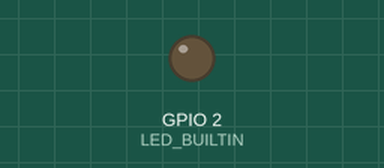
Bench run of a sketch on a simulated ESP8266 (NodeMCU). On the bench: output pins drawn as LEDs (lit = HIGH, except the on-board LED, lit = LOW). Storage starts empty; what the sketch prints to the serial monitor is not drawn.

Above: at 0.1 s.
At 5.1 s:
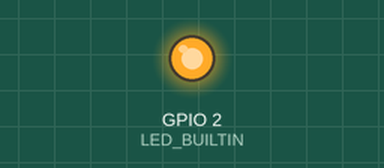
Timing chart, 0 to 6.6 s (numbered marks = the images above):
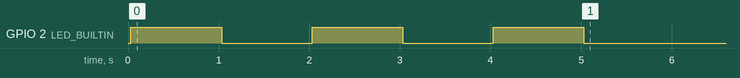

The sketch:

esp32-With-3.3V-SD-Card-Test.ino
```cpp
#include "FS.h"
#include "SD.h"
#include "SPI.h"

// Tested with esp32 and esp8266 D1 Mini SD Card Module (that is 3.3V logic I think)
// Tested and UNSUCESSFULLY (DIDNT WORK) WITH Classic Arduino 5V SD Card Module

// CONNECTIONS (for esp8266 D1 Mini)
// ------------------------------------
// esp32 --> D1 Mini
// 3.3V  --> 3.3V
// GND --> GND
// D18 --> SCK (or Pin CLK)
// D19 --> MOSI
// D23 --> MISO
// D5  --> CS (or Pin SS)
// ------------------------------------

#define LED_BUILTIN 2
#define CS_PIN 5 // Define CS pin

void setup() {
  Serial.begin(115200);
  pinMode(LED_BUILTIN, OUTPUT);

  // Initialize the SD card
  if (!SD.begin(CS_PIN)) {
    Serial.println("SD card initialization failed!");
    return;
  }
  Serial.println("SD card initialized.");

  const char* filename = "/0111.txt";

  // Check if file exists
  if (!SD.exists(filename)) {
    Serial.println("File does not exist, creating file.");
    File file = SD.open(filename, FILE_WRITE);
    if (file) {
      file.println("Testing testing 123 123");
      file.close();
      Serial.println("File created and data written.");
    } else {
      Serial.println("Failed to create file.");
      return;
    }
  } else {
    Serial.println("File already exists, opening file.");
    File file = SD.open(filename, FILE_WRITE);
    if (file) {
      file.println("Testing testing 123 123");
      file.close();
      Serial.println("Data written to existing file.");
    } else {
      Serial.println("Failed to open existing file.");
      return;
    }
  }

  // Blink the built-in LED 3 times rapidly
  for (int i = 0; i < 3; i++) {
    digitalWrite(LED_BUILTIN, HIGH);
    delay(1000);  // 100 ms ON
    digitalWrite(LED_BUILTIN, LOW);
    delay(1000);  // 100 ms OFF
  }
}

void loop() {
  // Nothing to do here
}
```

BluetoothTrapPrank-SD.ino
```cpp
// !DO NOT USE FOR ILLEGAL ACTIVITIES !
// need sd card where will be prank video to start AUTOMATICALLY after connecting to esp32 (fake speaker)
// ALSO it will set MAX VOLUME on mobile phone speaker !

// CODE
```
